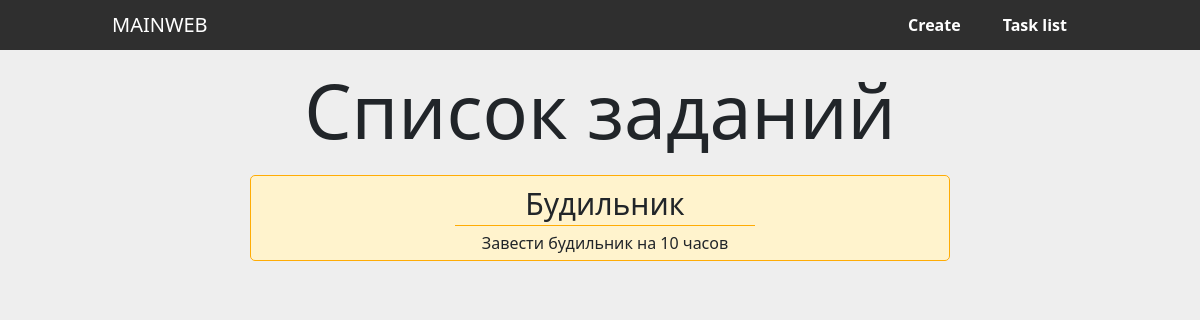
/taskList, run on an earlier commit of the app's database.
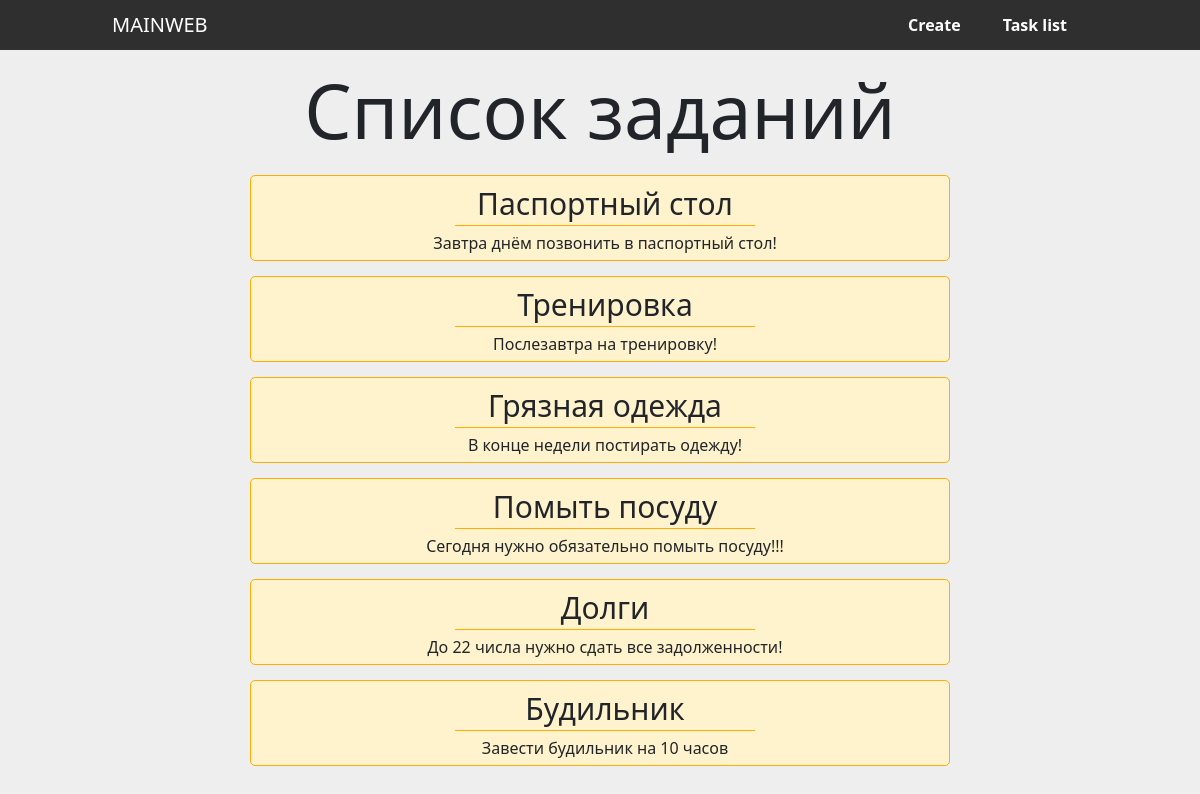
And on a later commit of the database.
### mainWeb/models.py (models this page shows, shortened)
class Task(models.Model):
    title = models.CharField('Название', max_length=50)
    task = models.TextField('Описание')
    class Meta:
        verbose_name = 'Задание'
        verbose_name_plural = 'Задания'

### mainWeb/views.py (the view)
# urls.py: path('taskList', views.taskList, name="taskList")
def taskList(request):
    tasks = Task.objects.order_by('-id')[:7]
    return render(request, 'mainWeb/taskList.html', {
        'title': 'Список заданий',
        'tasks': tasks
    })

### mainWeb/templates/mainWeb/taskList.html (shortened to what this page needs)
{% extends 'mainWeb/main.html' %}
{% block content %}
    <h1 class="hello__title center">Список заданий</h1>
    {% if tasks %}
        {% for el in tasks %}
            <div class="taskout">
                <h3>{{ el.title }}</h3>
                <p>{{ el.task }}</p>
            </div>
        {% endfor %}
    {% else %}
        <p class="taskclear">Добавьте задание!</p>
    {% endif %}
{% endblock %}

### mainWeb/templates/mainWeb/main.html (shortened to what this page needs)
<!doctype html>
{% load static %}
<html lang="en">
<head>
    <link rel="stylesheet"
          href="{% static 'css/bootstrap.min.css' %}">
    <link rel="stylesheet" href="{% static 'css/style.css' %}">
</head>
<body>
    <header class="header masthead mb-auto">
        <div class="container">
            <div class="header__inner">
                <div class="Logo">
                    <a class="Logo__link"
                       href="{% url 'home' %}">mainWeb</a>
                </div>
                <div class="nav">
                  <div class="nav__block">
                      <a class="nav-link"
                         href="{% url 'create' %}">Create
                      </a>
                  </div>
                  <div class="nav__block">
                      <a class="nav-link"
                         href="{% url 'taskList' %}">Task
                          list</a>
                  </div>
                </div>
            </div>
        </div>
      </header>
    <div class="container">
        {% block content %}{% endblock %}
    </div>
</body>
</html>

### mainWeb/static/css/style.css (style rules this page uses)
body { background-color: #eee; }
h1, h2, h3, h4, h5, p { margin: 0; padding: 0; }
.header { background-color: #2F2F2F; }
.header__inner { display: flex; justify-content: space-between; }
.nav { justify-content: left; }
.nav__block { display: block; height: 40px; margin: 5px 5px 5px; }
.nav-link { color: #fff; font-weight: 700; }
.Logo { margin: auto 0; }
.Logo__link { text-decoration: none; text-transform: uppercase; color: #fff; font-weight: 400; font-size: 20px; }
.container { max-width: 1000px; }
.hello__title { font-family: inherit; font-size: 75px; font-weight: lighter; margin: 15px 0 20px; }
.center { text-align: center; }
.taskout { padding: 10px 0px 5px 10px; margin-left: auto; margin-right: auto; margin-bottom: 15px; max-width: 700px; border: 1px solid #FFAC05; border-radius: 5px; background-color: #FFF3CD; }
.taskout h3 { margin: 0 auto; text-align: center; font-weight: 400; font-size: 30px; padding-bottom: 3px; max-width: 300px; border-bottom: 1px solid #FFAC05; }
.taskout p { margin-top: 5px; text-align: center; }

What changed in the data, as far as the page shows it:
added Task: title "Паспортный стол", task "Завтра днём позвонить в паспортный стол!"
added Task: title "Тренировка", task "Послезавтра на тренировку!"
added Task: title "Грязная одежда", task "В конце недели постирать одежду!"
added Task: title "Помыть посуду", task "Сегодня нужно обязательно помыть посуду!!!"
added Task: title "Долги", task "До 22 числа нужно сдать все задолженности!"
